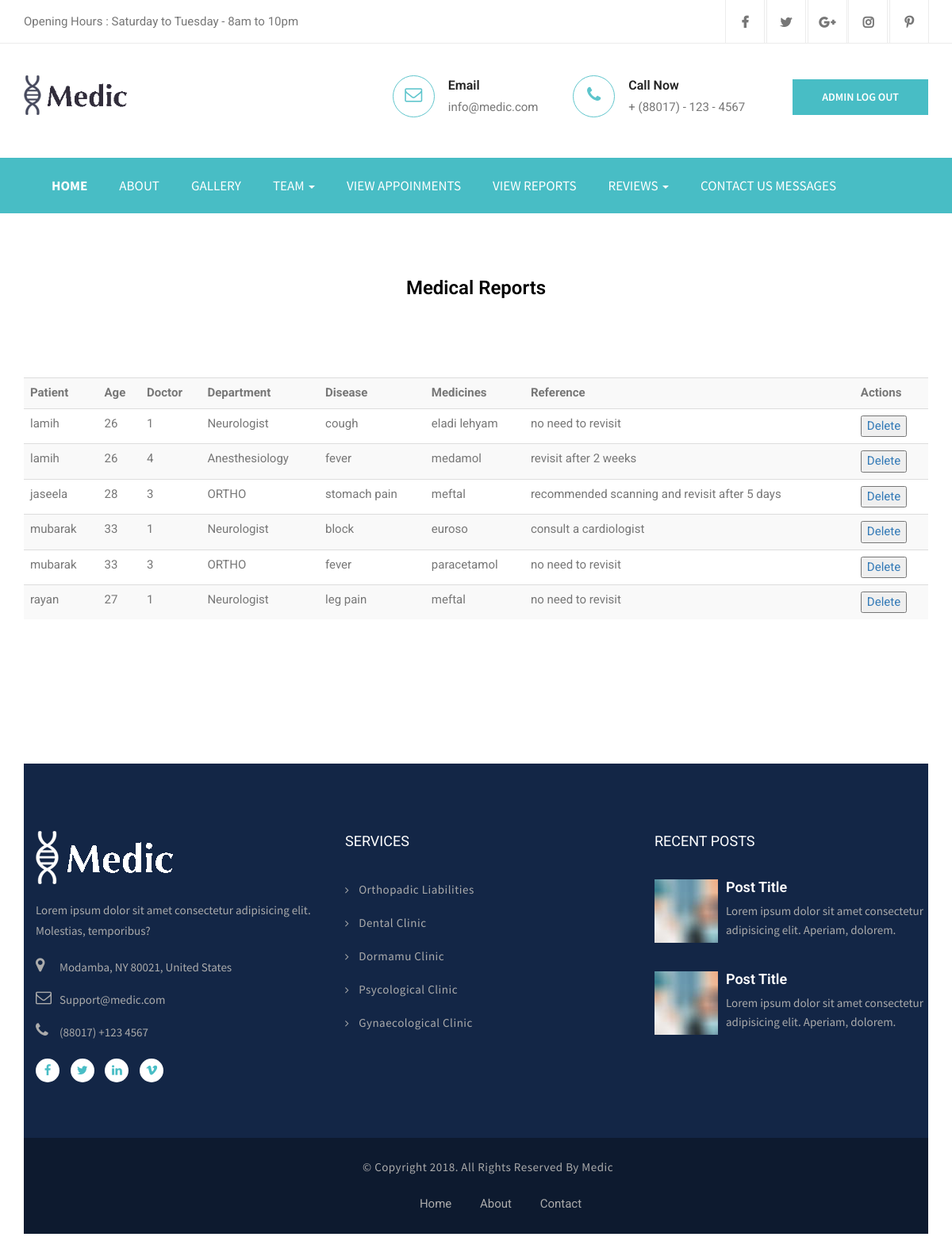
Screenshot of /admin_view_repo.php with the database file from the repository.
### tables this page shows
CREATE TABLE `patient` (
  `p_id` int(100) NOT NULL,
  `id` int(100) NOT NULL,
  `p_date` varchar(100) NOT NULL,
  `p_time` varchar(100) NOT NULL,
  `doctor` varchar(100) NOT NULL,
  `p_department` varchar(100) NOT NULL,
  `status` varchar(100) NOT NULL
);

CREATE TABLE `register` (
  `rid` int(100) NOT NULL,
  `id` int(100) NOT NULL,
  `name` varchar(100) NOT NULL,
  `phone` varchar(100) NOT NULL,
  `dob` varchar(100) NOT NULL
);

CREATE TABLE `medical_report` (
  `m_id` int(11) NOT NULL,
  `p_id` int(11) NOT NULL,
  `age` int(11) NOT NULL,
  `disease` varchar(100) NOT NULL,
  `medicines` varchar(100) NOT NULL,
  `reference` varchar(100) NOT NULL,
  `id` int(11) NOT NULL
);

### admin_view_repo.php (the view, shortened to what this page needs)
<?php
include 'connection.php';
$data=mysqli_query($con,"SELECT * FROM `patient` INNER JOIN medical_report ON patient.p_id=medical_report.p_id INNER JOIN register ON register.id=patient.id INNER JOIN doctor on doctor.id=medical_report.id");
?>
<!DOCTYPE html>
<html>
<head>
  <link rel="stylesheet" href="plugins/slick/slick.css">
  <link rel="stylesheet" href="plugins/slick/slick-theme.css">
  <link rel="stylesheet" href="plugins/fancybox/jquery.fancybox.min.css">
  <link href="css/style.css" rel="stylesheet">
</head>
<body>
<?php
include 'admin_nav.php';
?>
 <br><br><br>
<center><h3><span style="color:black">Medical Reports</span></h3></center>
<section class="service-overview section">
    <div class="container">
        <div class="row">
           <div class="col-md-12">
           <table class="table table-success table-striped">
    <tr>
    <th scope="col">Patient</th>
    <th scope="col">Age</th>
    <th scope="col">Doctor</th>
      <th scope="col">Department</th>
      <th scope="col">Disease</th>
     <th scope="col">Medicines</th>
     <th scope="col">Reference</th>
     <th scope="col">Actions</th>
  </tr>
 <?php
while($row=mysqli_fetch_assoc($data))
 {
 ?>
    <tr>
      <td><?php echo $row['name'];?></td>
      <td><?php echo $row['age'];?></td>
      <td><?php echo $row['doctor'];?></td>
     <td><?php echo $row['p_department'];?></td>
      <td><?php echo $row['disease'];?> </td>
      <td><?php echo $row['medicines'];?></td>
      <td><?php echo $row['reference'];?></td>
      <td><button><a href="admin_del_med_rep.php?id=<?php echo $row['m_id'];?>">Delete</a></button></td>
     <?php
 }
     ?>
    </tr>
</table>
 <br><br><br>
 <br><br><br>
<footer class="footer-main">
  <div class="footer-top">
    <div class="container">
      <div class="row">
        <div class="col-md-4 col-sm-6 col-xs-12">
          <div class="about-widget">
            <div class="footer-logo">
              <figure>
                <a href="index.html">
                  <img src="images/logo-2.png" alt="">
                </a>
              </figure>
            </div>
            <p>Lorem ipsum dolor sit amet consectetur adipisicing elit. Molestias, temporibus?</p>
            <ul class="location-link">
              <li class="item">
                <i class="fa fa-map-marker"></i>
                <p>Modamba, NY 80021, United States</p>
              </li>
              <li class="item">
                <i class="fa fa-envelope-o" aria-hidden="true"></i>
                <a href="#">
                  <p>Support@medic.com</p>
                </a>
              </li>
              <li class="item">
                <i class="fa fa-phone" aria-hidden="true"></i>
                <p>(88017) +123 4567</p>
              </li>
            </ul>
            <ul class="list-inline social-icons">
              <li><a href="#"><i class="fa fa-facebook"></i></a></li>
              <li><a href="#"><i class="fa fa-twitter"></i></a></li>
              <li><a href="#"><i class="fa fa-linkedin"></i></a></li>
              <li><a href="#"><i class="fa fa-vimeo"></i></a></li>
            </ul>
          </div>
        </div>
        <div class="col-md-4 col-sm-6 col-xs-12">
          <h6>Services</h6>
          <ul class="menu-link">
            <li>
              <a href="#">
                <i class="fa fa-angle-right" aria-hidden="true"></i>Orthopadic Liabilities</a>
            </li>
            <li>
              <a href="#">
                <i class="fa fa-angle-right" aria-hidden="true"></i>Dental Clinic</a>
            </li>
            <li>
              <a href="#">
                <i class="fa fa-angle-right" aria-hidden="true"></i>Dormamu Clinic</a>
            </li>
            <li>
              <a href="#">
                <i class="fa fa-angle-right" aria-hidden="true"></i>Psycological Clinic</a>
            </li>
            <li>
              <a href="#">
                <i class="fa fa-angle-right" aria-hidden="true"></i>Gynaecological Clinic</a>
            </li>
          </ul>
        </div>
        <div class="col-md-4 col-sm-6 col-xs-12">
          <div class="social-links">
            <h6>Recent Posts</h6>
            <ul>
              <li class="item">
                <div class="media">
                  <div class="media-left">
                    <a href="#">
                      <img class="media-object" src="images/blog/post-thumb-small.jpg" alt="post-thumb">
                    </a>
                  </div>
                  <div class="media-body">
                    <h4 class="media-heading"><a href="#">Post Title</a></h4>
                    <p>Lorem ipsum dolor sit amet consectetur adipisicing elit. Aperiam, dolorem.</p>
                  </div>
                </div>
              </li>
              <li class="item">
                <div class="media">
                  <div class="media-left">
                    <a href="#">
                      <img class="media-object" src="images/blog/post-thumb-small.jpg" alt="post-thumb">
                    </a>
                  </div>
                  <div class="media-body">
                    <h4 class="media-heading">
                      <a href="#">Post Title</a>
                    </h4>
                    <p>Lorem ipsum dolor sit amet consectetur adipisicing elit. Aperiam, dolorem.</p>
                  </div>
                </div>
              </li>
            </ul>
          </div>
        </div>
      </div>
    </div>
  </div>
  <div class="footer-bottom">
    <div class="container clearfix">
      <div class="copyright-text">
        <p>&copy; Copyright 2018. All Rights Reserved by
          <a href="index.html">Medic</a>
        </p>
      </div>
      <ul class="footer-bottom-link">
        <li>
          <a href="index.html">Home</a>
        </li>
        <li>
          <a href="about.html">About</a>
        </li>
        <li>
          <a href="contact.html">Contact</a>
        </li>
      </ul>
    </div>
  </div>
</footer>
</div>
</body>
</html>

### css/style.css (style rules this page uses)
body { line-height: 1.4; font-family: "Source Sans Pro", sans-serif; -webkit-font-smoothing: antialiased; }
p { font-family: "Source Sans Pro", sans-serif; color: #848484; font-size: 16px; }
h1, h2, h3, h4, h5, h6 { font-family: "Roboto", sans-serif; font-weight: 600; }
body { font-size: 15px; color: #777777; line-height: 1.8em; font-weight: 400; background: #ffffff; background-size: cover; background-repeat: no-repeat; background-position: center top; -webkit-font-smoothing: antialiased; font-family: "Roboto", sans-serif; }
a { text-decoration: none; cursor: pointer; }
h1, h2, h3, h4, h5, h6 { margin: 0px; }
input, button, select, textarea { font-family: "Roboto", sans-serif; }
p { position: relative; line-height: 1.8em; }
li { list-style: none; padding: 0px; margin: 0px; }
.section { padding: 100px 0; }
.footer-main { position: relative; background-size: cover; z-index: 1; background: #132646; }
.footer-main .footer-top { padding-top: 85px; padding-bottom: 60px; }
.footer-main .footer-top .footer-logo { padding-bottom: 20px; }
.footer-main .footer-top p { font-size: 15px; line-height: 26px; font-weight: 400; color: #ababab; }
.footer-main .footer-top h6 { font-size: 18px; line-height: 26px; font-weight: 400; color: #ffffff; padding-bottom: 35px; text-transform: uppercase; }
.footer-main .footer-top .location-link { padding-top: 10px; padding-left: 0; }
.footer-main .footer-top .location-link .item { position: relative; padding-left: 30px; margin-bottom: 15px; }
.footer-main .footer-top .location-link .item i { position: absolute; top: 0px; left: 0px; }
.footer-main .footer-top .location-link .item i:before { font-size: 20px; color: #ababab; }
.footer-main .footer-top .social-icons { margin-top: 20px; }
.footer-main .footer-top .social-icons li a { display: block; height: 30px; width: 30px; color: #48bdc5; background: #fff; text-align: center; border-radius: 50%; }
.footer-main .footer-top .social-icons li a i { line-height: 30px; }
.footer-main .footer-top .menu-link { padding-left: 0; }
.footer-main .footer-top .menu-link li { padding-bottom: 15px; }
.footer-main .footer-top .menu-link li a { font-size: 15px; line-height: 26px; font-weight: 400; color: #ababab; letter-spacing: .5px; font-family: "Source Sans Pro", sans-serif; }
.footer-main .footer-top .menu-link li i { margin-right: 12px; font-size: 13px; }
.footer-main .footer-top .social-links ul { padding-left: 0; }
.footer-main .footer-top .social-links ul li { position: relative; margin-bottom: 30px; }
.footer-main .footer-top .social-links ul li h4 { margin-bottom: 15px; }
.footer-main .footer-top .social-links ul li p { margin-top: -7px; line-height: 24px; }
.footer-main .footer-top .social-links ul li a { color: #ffffff; }
.footer-bottom { padding: 24px 0px; background: #0d1a2f; }
.footer-bottom .copyright-text { float: left; }
.footer-bottom .copyright-text p { font-size: 15px; font-weight: 400; color: #ababab; line-height: 26px; margin-bottom: 0px; letter-spacing: .5px; text-transform: capitalize; }
.footer-bottom .copyright-text a { color: #ababab; }
.footer-bottom .footer-bottom-link { float: right; margin-bottom: 0px; padding-left: 0; }
.footer-bottom .footer-bottom-link li { display: inline-block; margin-left: 32px; }
.footer-bottom .footer-bottom-link li a { font-size: 15px; line-height: 26px; color: #ababab; font-weight: 400; }
@media only screen and (max-width: 1200px) { .footer-bottom .copyright-text { float: none !important; text-align: center; margin-bottom: 20px; } }
@media only screen and (max-width: 1200px) { .footer-bottom .footer-bottom-link { float: none !important; text-align: center; } }

### rows the page displays
patient: register.name "lamih", medical_report.age "26", doctor "1", p_department "Neurologist", medical_report.disease "cough", medical_report.medicines "eladi lehyam", medical_report.reference "no need to revisit"
patient: register.name "lamih", medical_report.age "26", doctor "4", p_department "Anesthesiology", medical_report.disease "fever", medical_report.medicines "medamol", medical_report.reference "revisit after 2 weeks"
patient: register.name "jaseela", medical_report.age "28", doctor "3", p_department "ORTHO", medical_report.disease "stomach pain", medical_report.medicines "meftal", medical_report.reference "recommended scanning and revisit after 5 days"
patient: register.name "mubarak", medical_report.age "33", doctor "1", p_department "Neurologist", medical_report.disease "block", medical_report.medicines "euroso", medical_report.reference "consult a cardiologist"
patient: register.name "mubarak", medical_report.age "33", doctor "3", p_department "ORTHO", medical_report.disease "fever", medical_report.medicines "paracetamol", medical_report.reference "no need to revisit"
patient: register.name "rayan", medical_report.age "27", doctor "1", p_department "Neurologist", medical_report.disease "leg pain", medical_report.medicines "meftal", medical_report.reference "no need to revisit"
